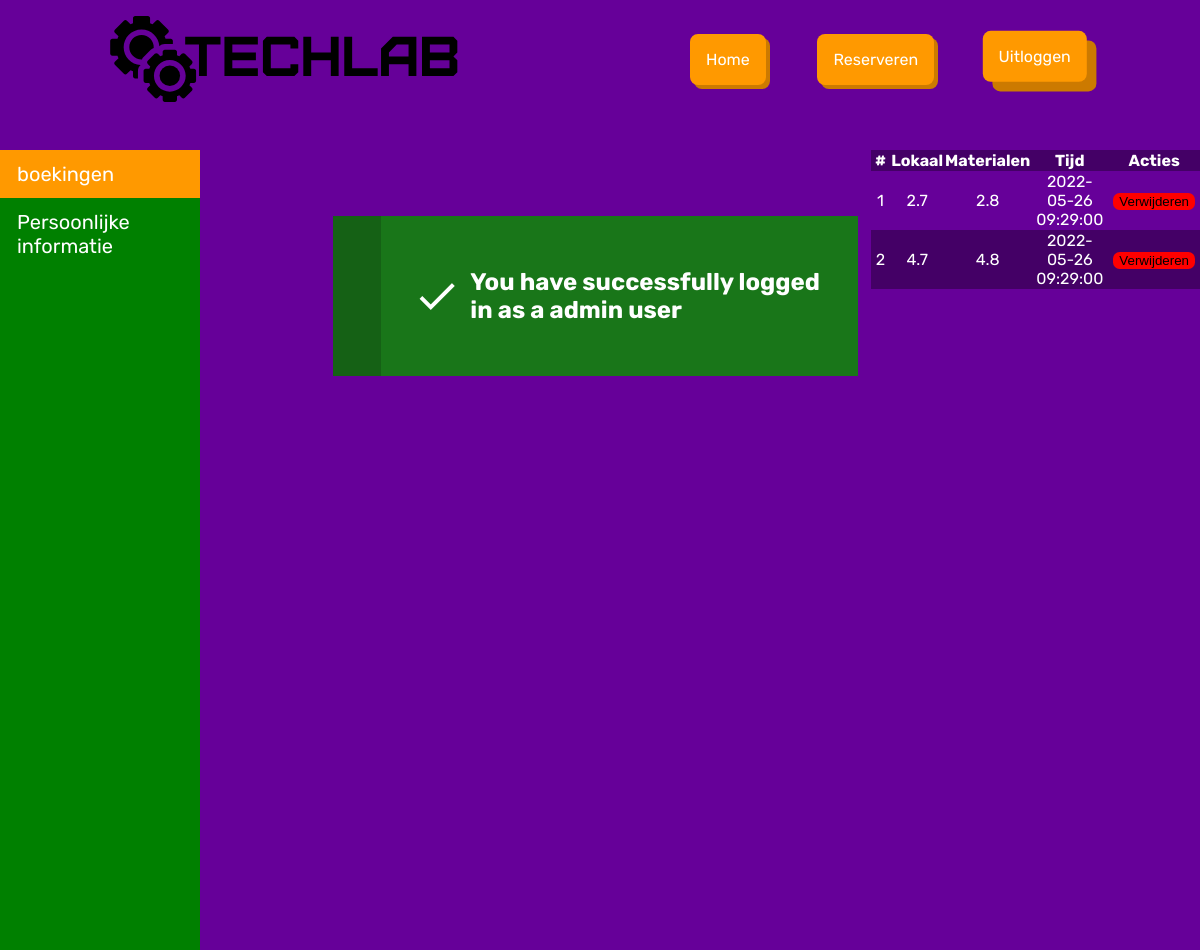
Page /user (signed in) on the committed database.
### tables this page shows
CREATE TABLE `bookings` (
  `id` int NOT NULL,
  `organization_name` varchar(256) NOT NULL,
  `organization_email` varchar(64) NOT NULL,
  `organization_tel` int NOT NULL,
  `name` varchar(256) NOT NULL,
  `email` varchar(64) NOT NULL,
  `tel` int NOT NULL,
  `classroompart` varchar(16) NOT NULL,
  `material` varchar(256) NOT NULL,
  `account_id` int DEFAULT NULL,
  `time` datetime NOT NULL
);

### php/function.php (called while the page is built, shortened)
<?php
require_once $_SERVER["DOCUMENT_ROOT"] . '/database/db_connection.php';
function fetchbooking()
{
	global $conn;
	if ($_SESSION['UId'] === 1) {
		$sql = "SELECT * FROM bookings AS B INNER JOIN users AS U ON B.account_id = U.id";
	} else {
		$sql = "SELECT B.id, B.classroompart, B.material, B.time FROM bookings AS B INNER JOIN users AS U ON B.account_id = U.id WHERE U.id = $_SESSION[UId]";
	}
	if ($row = mysqli_query($conn, $sql)) {
		return $row;
	} else {
		$result = false;
		return $result;
	}
}

### php/inc/importuserbookings.inc.php (the view)
<?php
require_once $_SERVER["DOCUMENT_ROOT"] . '/php/function.php';
$result = fetchbooking($result);
if (mysqli_num_rows($result) > 0) {
	$id = 0;
	while ($row = mysqli_fetch_assoc($result)) {
		$id++;
		echo "
            <form action='/php/removebooking.php' method='post'>
                <tr>
                    <input type='hidden' name='bookingID' value=" . $row['id'] . ">
                    <td>" . $id . "</td>
                    <td>" . $row['classroompart'] . "</td>
                    <td>" . $row['material'] . "</td>
                    <td>" . $row['time'] . "</td>
                    <td><input class='button' type='submit' name='submit' value='Verwijderen'></td>
                </tr>
            </form>
        ";
	}
} else {
	echo "U hebt geen boekingen op dit moment";
}

### css/style.css (style rules this page uses)
:root { --text-color-neutral: hsl(0, 0%, 0%); --text-color: hsl(0, 0%, 100%); --purple-light: hsl(280, 100%, 40%); --purple: hsl(280, 100%, 30%); --purple-dark: hsl(280, 100%, 20%); --purple-darker: hsl(280, 100%, 15%); --orange: hsl(36, 100%, 50%); --orange-dark: hsl(36, 100%, 40%); --green: hsl(79, 60%, 45%); --green-dark: hsl(79, 60%, 35%); }
body { margin: 0; min-height: 100vh; background-color: var(--purple); font-family: "Rubik", sans-serif; }
* { color: var(--text-color); }

### css/admin.css (style rules this page uses)
body { min-height: 100vh; margin: 0; }
.bookings tr:nth-of-type(odd) { background-color: var(--purple-dark); }
.bookings td { width: fit-content; text-align: center; padding-inline: 5px; }
tr, td .button { border: none; }
td .button { background-color: hsl(0deg, 100%, 50%); color: var(--text-color-neutral); border-radius: 0.5em; cursor: pointer; }

### rows in the picture
bookings: classroompart "2.7", material "2.8", time "2022-05-26 09:29:00"
bookings: classroompart "4.7", material "4.8", time "2022-05-26 09:29:00"

### other values in the picture
$message[1] "You have successfully logged in as a admin user"
